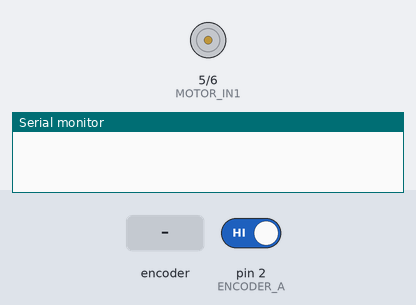
This sketch was run on a simulated Arduino Uno, built with avr-gcc and run on an emulated ATmega328P. Parts: motor-driver pin pairs drawn as motors (green arrow = first pin HIGH = forward, orange = second pin HIGH = backward, longer = more drive, scaled by the enable pin), the last lines printed to the serial monitor. Inputs (shaded band) come from the test bench; at power-on: pin 2 (ENCODER_A) HIGH.

Above: at 0.05 s.
At 1.25 s:
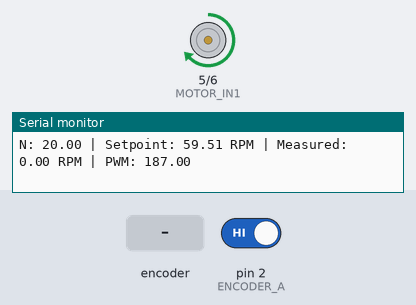
1.3 s: rotary encoder on pin 2 (ENCODER_A) / pin 3 (ENCODER_B) turned 1 step (first pin leading)
At 3.0 s:
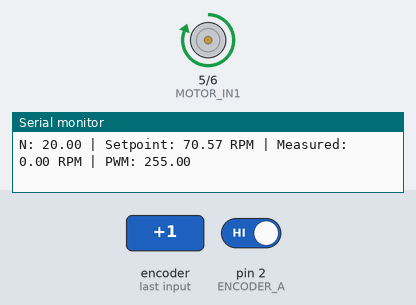
Timing chart, 0 to 4.5 s (numbered marks = the images above; inputs shaded):
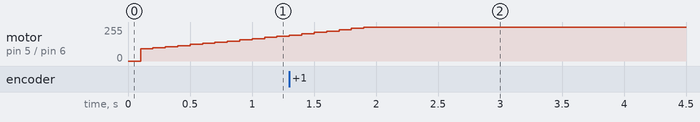

The sketch:

Lab4Nmotor.ino
```cpp
#include <PID_v1.h>

// Motor Control Pins
#define MOTOR_PWM 9
#define MOTOR_IN1 5
#define MOTOR_IN2 6

// Encoder Pins
#define ENCODER_A 2
#define ENCODER_B 3

// PID Variables
double setpoint = 50;
double input, output;
double Kp = 1.665, Ki = 1.328, Kd = 0.52361;  // PID tuning parameters

// Custom Derivative Filter Variable (N)
double N = 20;  // Change this to test different values (e.g., 5, 10, 15, 20)
double lastDerivative = 0;

// Create PID Controller
PID motorPID(&input, &output, &setpoint, Kp, Ki, Kd, DIRECT);

// Encoder Variables
volatile int encoderCount = 0;
unsigned long lastTime = 0;
double rpm = 0;
const int PPR = 540;

// Moving Average Buffer
double rpmBuffer[5] = {0};
int bufferIndex = 0;

// Interrupt Service Routine
void encoderISR() {
    encoderCount++;
}

// Improved RPM Calculation
void calculateRPM() {
    unsigned long currentTime = millis();
    double elapsedTime = (currentTime - lastTime) / 1000.0;

    if (elapsedTime > 0 && encoderCount > 0) {
        double newRPM = (encoderCount * 60.0) / (PPR * elapsedTime);

        rpmBuffer[bufferIndex] = newRPM;
        bufferIndex = (bufferIndex + 1) % 5;

        double sum = 0;
        for (int i = 0; i < 5; i++) sum += rpmBuffer[i];
        rpm = sum / 5;
    } else {
        rpm = 0;
    }

    encoderCount = 0;
    lastTime = currentTime;
}

// Custom Derivative Filtering Function
double filteredDerivative(double currentValue, double lastValue) {
    double alpha = 1.0 / N;  // N determines the strength of filtering
    return (alpha * (currentValue - lastValue)) + ((1 - alpha) * lastDerivative);
}

void setup() {
    Serial.begin(2000000);

    pinMode(ENCODER_A, INPUT);
    pinMode(ENCODER_B, INPUT);
    attachInterrupt(digitalPinToInterrupt(ENCODER_A), encoderISR, CHANGE);

    pinMode(MOTOR_PWM, OUTPUT);
    pinMode(MOTOR_IN1, OUTPUT);
    pinMode(MOTOR_IN2, OUTPUT);
    digitalWrite(MOTOR_IN1, LOW);
    digitalWrite(MOTOR_IN2, LOW);

    motorPID.SetMode(AUTOMATIC);
    motorPID.SetOutputLimits(0, 255);
}

// Timing variables
unsigned long lastPIDUpdate = 0;
unsigned long lastPrint = 0;

void loop() {
    unsigned long now = millis();

    // Update setpoint dynamically
    setpoint = 50 + 40 * sin(now / 5000.0);

    // Faster RPM updates every 100ms
    if (now - lastTime >= 100) {
        calculateRPM();
        input = rpm;
    }

    // Compute PID every 100ms with filtered derivative
    if (now - lastPIDUpdate >= 100) {
        // Apply filtered derivative approximation
        double derivative = filteredDerivative(input, rpm);
        lastDerivative = derivative;  // Store previous derivative

        // Adjust PID controller gains dynamically based on N
        motorPID.SetTunings(Kp, Ki, Kd * (1.0 / (1.0 + N * 0.1)));  // Modify Kd with N effect

        motorPID.Compute();
        lastPIDUpdate = now;
    }

    // Apply PID output
    if (output > 0) {
        digitalWrite(MOTOR_IN1, HIGH);
        digitalWrite(MOTOR_IN2, LOW);
        analogWrite(MOTOR_PWM, output);
    } else if (output < 0) {
        digitalWrite(MOTOR_IN1, LOW);
        digitalWrite(MOTOR_IN2, HIGH);
        analogWrite(MOTOR_PWM, abs(output));
    } else {
        digitalWrite(MOTOR_IN1, LOW);
        digitalWrite(MOTOR_IN2, LOW);
        analogWrite(MOTOR_PWM, 0);
    }

    // Print Debug Info Every 300ms
    if (now - lastPrint >= 300) {
        Serial.print("N: ");
        Serial.print(N);
        Serial.print(" | Setpoint: ");
        Serial.print(setpoint);
        Serial.print(" RPM | Measured: ");
        Serial.print(rpm);
        Serial.print(" RPM | PWM: ");
        Serial.println(output);
        lastPrint = now;
    }
}
```
